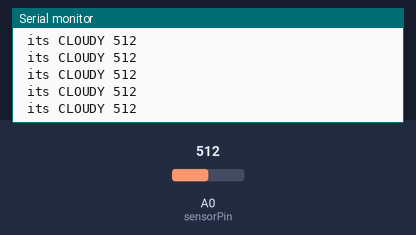
A sketch run on a simulated Arduino Uno, built with avr-gcc and run on an emulated ATmega328P. On the bench: the last lines printed to the serial monitor. The test bench sets the inputs (shaded band); at power-on: A0 (sensorPin) = 512.

Above: at 1.2 s.
1.3 s: A0 (sensorPin) set to 589
At 1.31 s:
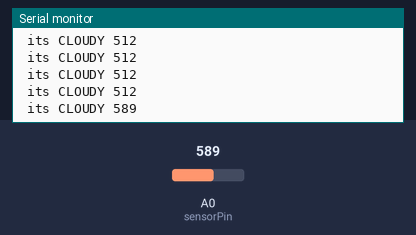
2.8 s: A0 (sensorPin) set to 600
At 2.92 s:
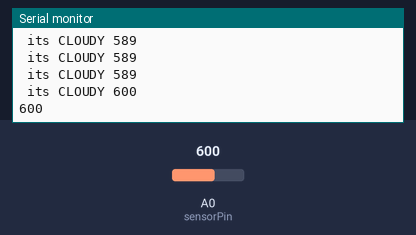
Timing chart, 0 to 5.8 s (numbered marks = the images above; inputs shaded):
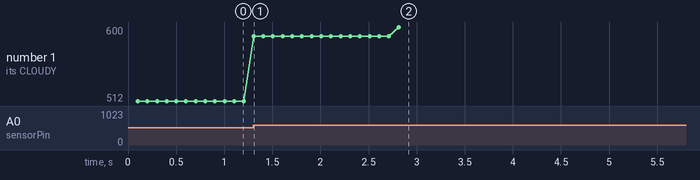

Measured:
- the behaviour switches between 599 and 600 on A0 (sensorPin) (found by bisection; images 1 and 2)
- after the input at 1.3 s, the serial monitor: prints a new line at once (image 1)
- after the input at 2.8 s, the serial monitor: prints a new line at once (image 2)
- plotted number 1: 512 → 589 after the input at 1.3 s, 589 → 600 after the input at 2.8 s

The sketch:

turbidity_new.ino
```cpp
int sensorPin = A0; //A0 FOR ARDUINO/ 36 FOR ESP

void setup() {
  Serial.begin(9600);
}

void loop() {
  int sensorValue = analogRead(sensorPin);
  Serial.println(sensorValue);
  int turbidity = map(sensorValue, 0, 750, 100, 0);

  delay(100);
  if (turbidity < 20) {
    Serial.print(" its CLEAR ");
  }
  if ((turbidity > 20) && (turbidity < 50)) {
    Serial.print(" its CLOUDY ");
  }
  if (turbidity > 50) {
    Serial.print(" its DIRTY ");
  }
}
```
